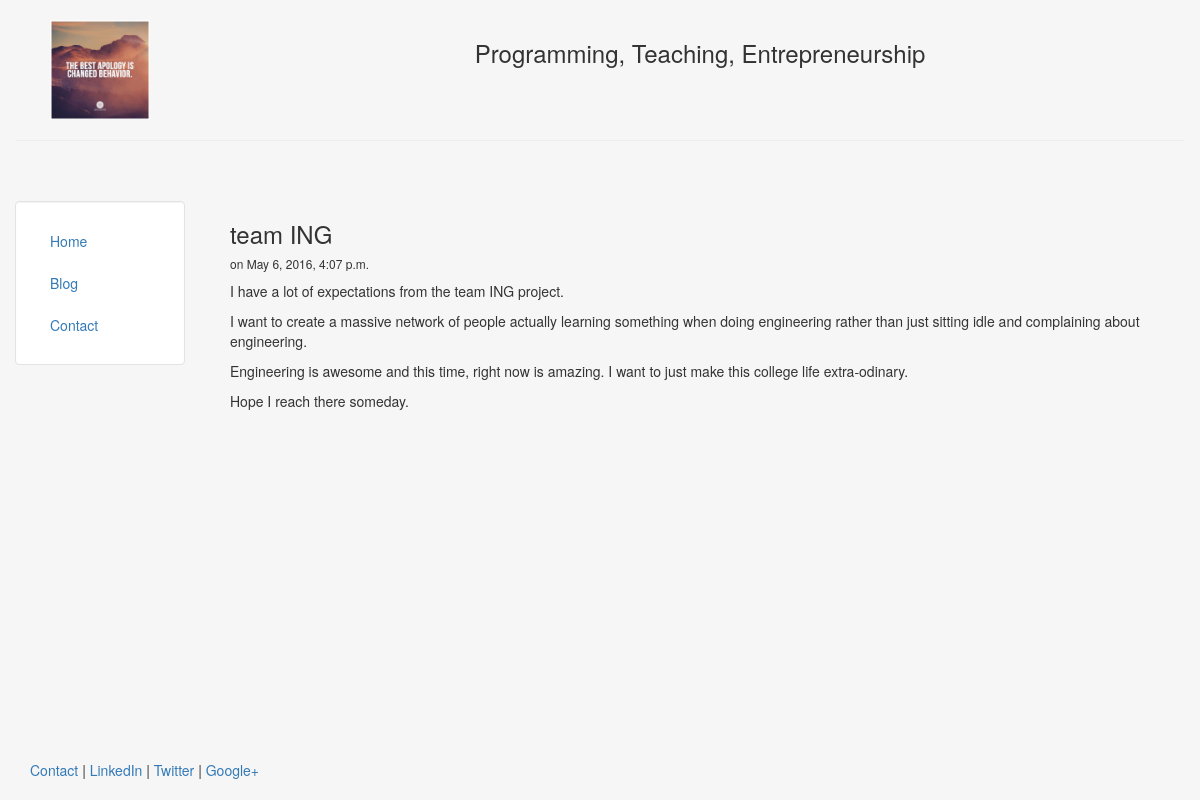
The page /blog/1 on the database its author committed.
### blog/models.py (models this page shows, shortened)
class Post(models.Model):
	title = models.CharField(max_length = 140)
	body = models.TextField()
	date = models.DateTimeField()

### blog/templates/blog/post.html
{% extends "person/header.html"%}
{% block content %}
	<h3>{{post.title}}</h3>
	<h6>on {{post.date}}</h6>
	{{post.body | safe | linebreaks}}
{% endblock %}

### person/templates/person/header.html (style rules this page uses)
html, body { height:100% }

### rows shown on the page
Post: title "team ING", date "May 6, 2016, 4:07 p.m.", body "I have a lot of expectations from the team ING project. I want to create a massive network of people actually learning something when doing engineering rather than just sitting idle and complaining about engineering. Engineering is awesome and this time, right now is amazing. I want to just make this college life extra-odinary. Hope I reach there someday."
